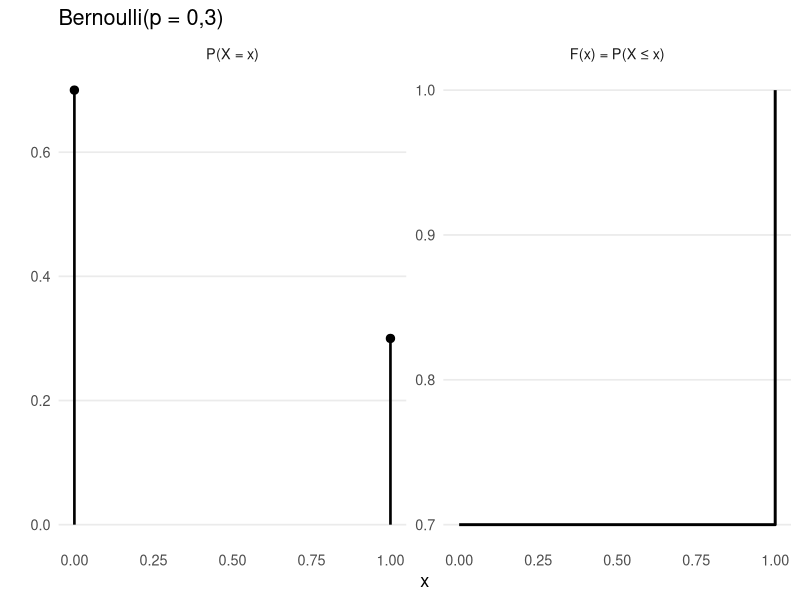
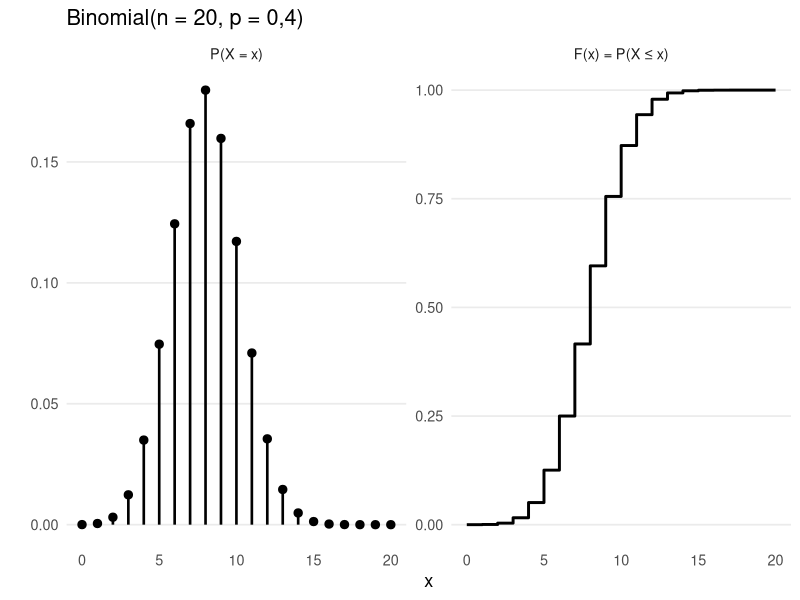
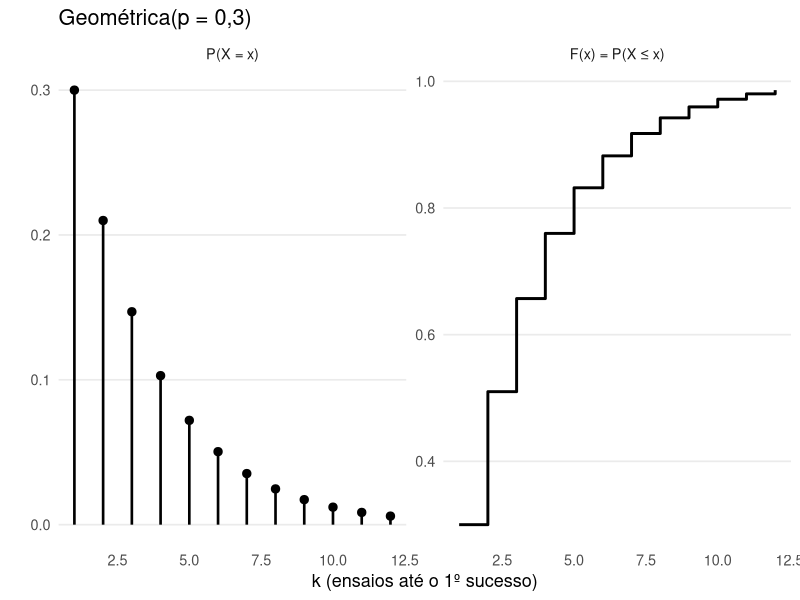
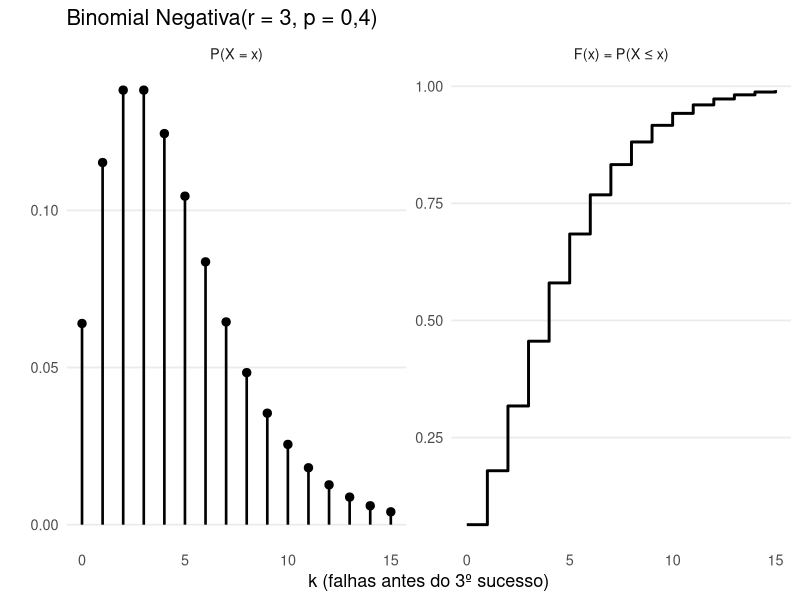
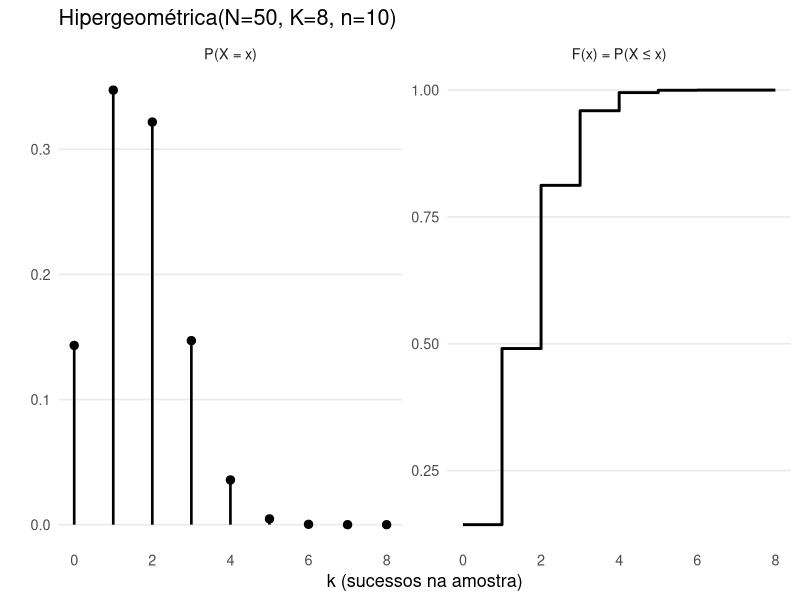
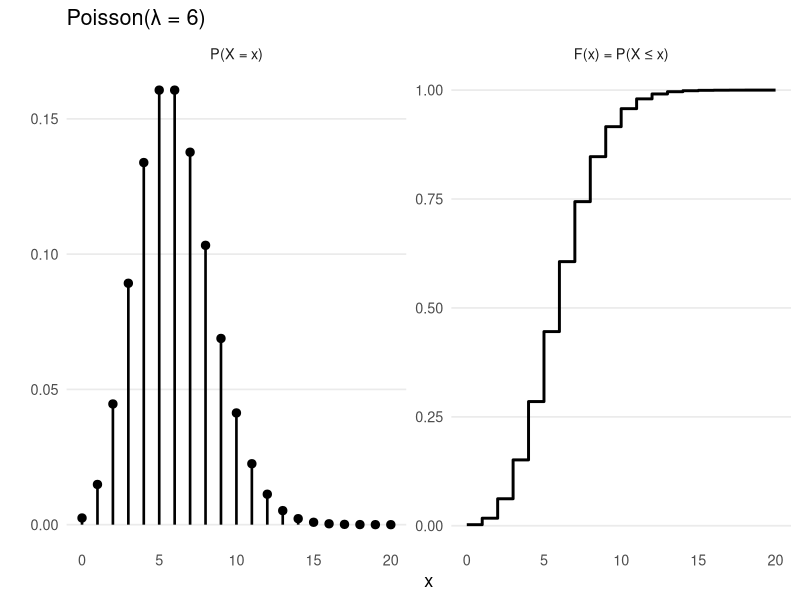
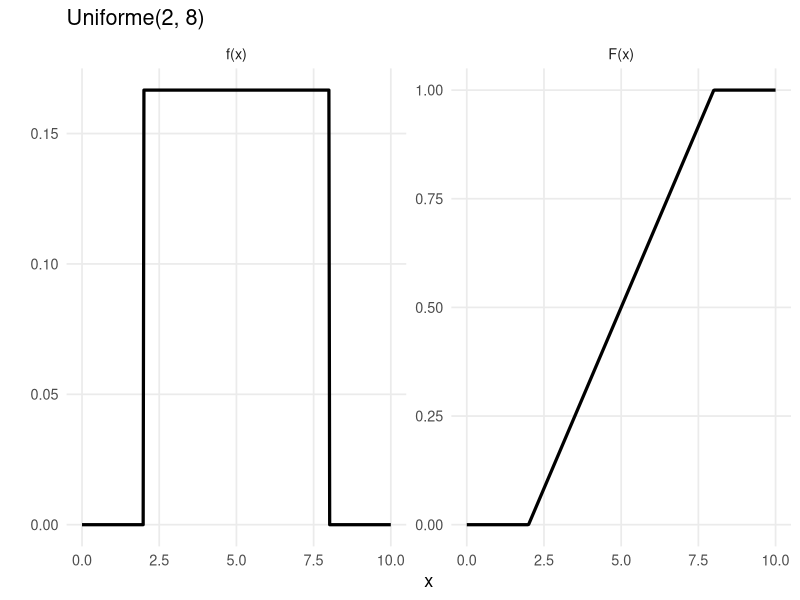
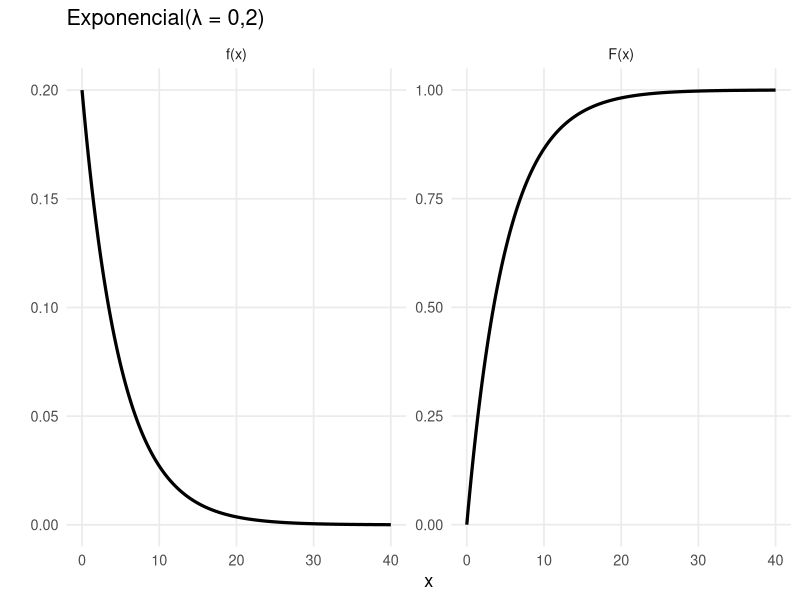

R code for these plots, in order:
## ---- chunk 1
# carregando apenas ggplot2
if (!require(ggplot2)) {
  install.packages("ggplot2")
  library(ggplot2)
}
theme_set(theme_minimal(base_size = 13))

plot_discrete_pmf_cdf <- function(x, pmf, titulo = "", xlab = "x") {
  cdf <- cumsum(pmf)
  df <- data.frame(
    x = x,
    valor = c(pmf, cdf),
    tipo = factor(
      rep(c("P(X = x)", "F(x) = P(X ≤ x)"), each = length(x)),
      levels = c("P(X = x)", "F(x) = P(X ≤ x)")
    )
  )

  ggplot(df, aes(x = x, y = valor)) +
    # pmf: lollipop
    geom_segment(
      data = subset(df, tipo == "P(X = x)"),
      aes(x = x, xend = x, y = 0, yend = valor),
      linewidth = 0.9
    ) +
    geom_point(
      data = subset(df, tipo == "P(X = x)"),
      size = 2.5
    ) +
    # cdf: degrau
    geom_step(
      data = subset(df, tipo == "F(x) = P(X ≤ x)"),
      direction = "hv",
      linewidth = 1
    ) +
    facet_wrap(~tipo, ncol = 2, scales = "free_y") +
    labs(
      title = titulo,
      x = xlab, y = ""
    ) +
    theme(
      panel.grid.minor = element_blank(),
      panel.grid.major.x = element_blank()
    )
}

# Função auxiliar para distribuições contínuas (densidade + acumulada)
plot_continuous_pdf_cdf <- function(x, pdf, cdf, titulo = "", xlab = "x") {
  df <- data.frame(
    x = x,
    valor = c(pdf, cdf),
    tipo = factor(
      rep(c("f(x)", "F(x)"), each = length(x)),
      levels = c("f(x)", "F(x)")
    )
  )

  ggplot(df, aes(x = x, y = valor)) +
    geom_line(linewidth = 1.1) +
    facet_wrap(~tipo, ncol = 2, scales = "free_y") +
    labs(
      title = titulo,
      x = xlab,
      y = ""
    ) +
    theme(
      panel.grid.minor = element_blank()
    )
}
## ---- chunk 2
#| label: bernoulli-plot
#| fig-width: 5
#| fig-height: 3.5
# p <- 0.3
# df_bern <- data.frame(
# x   = c(0, 1),
# pmf = c(1 - p, p)
# )
# 
# ggplot(df_bern, aes(x = x, y = pmf)) +
# geom_segment(aes(x = x, xend = x, y = 0, yend = pmf), linewidth = 1) +
# geom_point(size = 3) +
# scale_x_continuous(breaks = c(0,1)) +
# labs(title = "Bernoulli(p=0,3)", x = "x", y = "P(X = x)") +
# theme(panel.grid.minor = element_blank(),
# panel.grid.major.x = element_blank())

p <- 0.3
x_vals <- 0:1
pmf <- c(1 - p, p)

plot_discrete_pmf_cdf(
x = x_vals,
pmf = pmf,
titulo = "Bernoulli(p = 0,3)"
)

## ---- chunk 3
#| label: binomial-plot
#| fig-width: 6.5
#| fig-height: 3.5
# n <- 20
# p <- 0.4
# k_vals <- 0:n
# df_bin <- data.frame(
# x   = k_vals,
# pmf = dbinom(k_vals, n, p)
# )
# 
# ggplot(df_bin, aes(x = x, y = pmf)) +
# geom_segment(aes(x = x, xend = x, y = 0, yend = pmf), linewidth = 0.9) +
# geom_point(size = 2.5) +
# scale_x_continuous(breaks = 0:n) +
# labs(title = "Binomial(n=20, p=0,4)", x = "k", y = "P(X = k)") +
# theme(panel.grid.minor = element_blank(),
# panel.grid.major.x = element_blank())

n <- 20
p <- 0.4
x_vals <- 0:n
pmf <- dbinom(x_vals, n, p)

plot_discrete_pmf_cdf(
x = x_vals,
pmf = pmf,
titulo = "Binomial(n = 20, p = 0,4)"
)

## ---- chunk 4
#| label: geometrica-plot
#| fig-width: 6
#| fig-height: 3.5
# p <- 0.3
# k_max <- 12
# x_vals <- 1:k_max
# df_geom <- data.frame(
# x   = x_vals,
# pmf = dgeom(x_vals - 1, prob = p)
# )
# 
# ggplot(df_geom, aes(x = x, y = pmf)) +
# geom_segment(aes(x = x, xend = x, y = 0, yend = pmf), linewidth = 0.9) +
# geom_point(size = 2.5) +
# scale_x_continuous(breaks = x_vals) +
# labs(title = "Geométrica(p=0,3)", x = "k (ensaios até o 1º sucesso)", y = "P(X = k)") +
# theme(panel.grid.minor = element_blank(),
# panel.grid.major.x = element_blank())

p <- 0.3
x_vals <- 1:12
pmf <- dgeom(x_vals - 1, prob = p)

plot_discrete_pmf_cdf(
x = x_vals,
pmf = pmf,
titulo = "Geométrica(p = 0,3)",
xlab = "k (ensaios até o 1º sucesso)"
)

## ---- chunk 5
#| label: negbin-plot
#| fig-width: 6.5
#| fig-height: 3.5
# r_par <- 3
# p <- 0.4
# k_max <- 15
# k_vals <- 0:k_max
# 
# df_negbin <- data.frame(
# x   = k_vals,
# pmf = dnbinom(k_vals, size = r_par, prob = p)
# )
# 
# ggplot(df_negbin, aes(x = x, y = pmf)) +
# geom_segment(aes(x = x, xend = x, y = 0, yend = pmf), linewidth = 0.9) +
# geom_point(size = 2.5) +
# scale_x_continuous(breaks = k_vals) +
# labs(title = "Binomial Negativa(r=3, p=0,4)", x = "k (falhas antes do 3º sucesso)", y = "P(Y = k)") +
# theme(panel.grid.minor = element_blank(),
# panel.grid.major.x = element_blank())

r_par <- 3
p <- 0.4
x_vals <- 0:15
pmf <- dnbinom(x_vals, size = r_par, prob = p)

plot_discrete_pmf_cdf(
x = x_vals,
pmf = pmf,
titulo = "Binomial Negativa(r = 3, p = 0,4)",
xlab = "k (falhas antes do 3º sucesso)"
)

## ---- chunk 6
#| label: hyper-plot
#| fig-width: 6.5
#| fig-height: 3.5
# N <- 50
# K <- 8
# n <- 10
# k_min <- max(0, n - (N - K))
# k_max <- min(n, K)
# k_vals <- k_min:k_max
# 
# df_hyper <- data.frame(
# x   = k_vals,
# pmf = dhyper(k_vals, K, N - K, n)
# )
# 
# ggplot(df_hyper, aes(x = x, y = pmf)) +
# geom_segment(aes(x = x, xend = x, y = 0, yend = pmf), linewidth = 0.9) +
# geom_point(size = 2.5) +
# scale_x_continuous(breaks = k_vals) +
# labs(title = "Hipergeométrica(N=50, K=8, n=10)", x = "k (sucessos na amostra)", y = "P(X = k)") +
# theme(panel.grid.minor = element_blank(),
# panel.grid.major.x = element_blank())

N <- 50
K <- 8
n <- 10
k_min <- max(0, n - (N - K))
k_max <- min(n, K)
x_vals <- k_min:k_max
pmf <- dhyper(x_vals, K, N - K, n)

plot_discrete_pmf_cdf(
x = x_vals,
pmf = pmf,
titulo = "Hipergeométrica(N=50, K=8, n=10)",
xlab = "k (sucessos na amostra)"
)

## ---- chunk 7
#| label: poisson-plot
#| fig-width: 6.5
#| fig-height: 3.5
# lambda <- 6
# k_max <- 20
# k_vals <- 0:k_max
# 
# df_pois <- data.frame(
# x   = k_vals,
# pmf = dpois(k_vals, lambda)
# )
# 
# ggplot(df_pois, aes(x = x, y = pmf)) +
# geom_segment(aes(x = x, xend = x, y = 0, yend = pmf), linewidth = 0.9) +
# geom_point(size = 2.5) +
# scale_x_continuous(breaks = k_vals) +
# labs(title = "Poisson(6)", x = "k", y = "P(X = k)") +
# theme(panel.grid.minor = element_blank(),
# panel.grid.major.x = element_blank())

lambda <- 6
x_vals <- 0:20
pmf <- dpois(x_vals, lambda = lambda)

plot_discrete_pmf_cdf(
x = x_vals,
pmf = pmf,
titulo = "Poisson(λ = 6)"
)

## ---- chunk 8
# a <- 2; b <- 8
# x <- seq(0, 10, length.out = 400)
# pdf_u <- ifelse(x >= a & x <= b, 1/(b-a), 0)
# 
# ggplot(data.frame(x, pdf_u), aes(x, pdf_u)) +
# geom_line(linewidth = 1.2) +
# labs(title = "Densidade Uniforme(2, 8)", x = "x", y = "f(x)")

a <- 2; b <- 8
x <- seq(0, 10, length.out = 400)
pdf <- ifelse(x >= a & x <= b, 1/(b - a), 0)

# CDF analítica

cdf <- pmax(pmin((x - a)/(b - a), 1), 0)
cdf[x < a] <- 0

plot_continuous_pdf_cdf(
x = x,
pdf = pdf,
cdf = cdf,
titulo = "Uniforme(2, 8)"
)

## ---- chunk 9
# lambda <- 0.2
# x <- seq(0, 40, length.out = 400)
# 
# df_exp <- data.frame(
# x = x,
# pdf = dexp(x, lambda)
# )
# 
# ggplot(df_exp, aes(x, pdf)) +
# geom_line(linewidth = 1.2) +
# labs(title = "Densidade Exponencial(0,2)", x = "x", y = "f(x)")

lambda <- 0.2
x <- seq(0, 40, length.out = 400)
pdf <- dexp(x, rate = lambda)
cdf <- pexp(x, rate = lambda)

plot_continuous_pdf_cdf(
x = x,
pdf = pdf,
cdf = cdf,
titulo = "Exponencial(λ = 0,2)"
)

## ---- chunk 10
# mu <- 0; sig <- 1
# x <- seq(-4, 4, length.out = 400)
# 
# df_norm <- data.frame(
# x = x,
# pdf = dnorm(x, mu, sig)
# )
# 
# ggplot(df_norm, aes(x, pdf)) +
# geom_line(linewidth = 1.2) +
# labs(title = "Densidade Normal(0,1)", x = "x", y = "f(x)")

mu <- 0
sig <- 1
x <- seq(-4, 4, length.out = 400)
pdf <- dnorm(x, mean = mu, sd = sig)
cdf <- pnorm(x, mean = mu, sd = sig)

plot_continuous_pdf_cdf(
x = x,
pdf = pdf,
cdf = cdf,
titulo = "Normal(0, 1)"
)

## ---- chunk 11

# Parâmetros da hipergeométrica
N <- 500    # população total grande
K <- 80     # número de sucessos na população
n <- 20     # tamanho da amostra

p <- K / N  # probabilidade para Binomial aproximada

# Suporte comum
x <- 0:n

# PMFs
d_hyper <- dhyper(x, K, N-K, n)
d_binom <- dbinom(x, n, p)

df <- data.frame(
  x = x,
  Hipergeometrica = d_hyper,
  Binomial = d_binom
)

ggplot(df, aes(x)) +
  geom_point(aes(y = Hipergeometrica), color = "blue", size = 2) +
  geom_point(aes(y = Binomial), color = "red", size = 2, pch=17) +
  labs(
    title = "Aproximação: Hgeo(N=500, K=80, n=20) ≈ Binom(n=20, p=K/N)",
    y = "Probabilidade",
    x = "Número de sucessos na amostra"
  ) +
  theme_minimal(base_size = 14)
## ---- chunk 12
n <- 200
p <- 0.04
lambda <- n * p
x <- 0:20

bin <- dbinom(x, n, p)
pois <- dpois(x, lambda)

df <- data.frame(x, bin, pois)

ggplot(df, aes(x)) +
  geom_point(aes(y = bin), color = "blue", size = 2) +
  geom_point(aes(y = pois), color = "red", size = 2, pch=17) +
  labs(
    title = "Aproximação: Binom(200,0.04) → Poisson(8)",
    y = "Probabilidade"
  ) +
  theme_minimal(base_size = 14)
## ---- chunk 13
n <- 40
p <- 0.3
x <- 0:n

# PMF da Binomial
bin <- dbinom(x, n, p)

# Aproximação Normal com continuidade
mu <- n * p
sigma <- sqrt(n * p * (1 - p))
normal <- pnorm(x + 0.5, mu, sigma) - pnorm(x - 0.5, mu, sigma)

df <- data.frame(
  x = x,
  Binomial = bin,
  Normal = normal
)

ggplot(df, aes(x)) +
  geom_point(aes(y = Binomial), color = "blue", size = 2) +
  geom_line(aes(y = Normal), color = "red", linewidth = 1) +
  labs(
    title = "Aproximação: Binom(n=40,p=0.3) → Normal(12,8.4)",
    y = "Probabilidade"
  ) +
  theme_minimal(base_size = 14)
## ---- chunk 14
lambda <- 30
x <- 0:50

pois <- dpois(x, lambda)
normal <- pnorm(x + 0.5, lambda, sqrt(lambda)) - pnorm(x - 0.5, lambda, sqrt(lambda))

df <- data.frame(x, pois, normal)

ggplot(df, aes(x)) +
  geom_point(aes(y = pois), color = "blue", size = 2) +
  geom_line(aes(y = normal), color = "red", linewidth = 1) +
  labs(
    title = "Aproximação: Poisson(30) → Normal(30,30)",
    y = "Probabilidade"
  ) +
  theme_minimal(base_size = 14)
